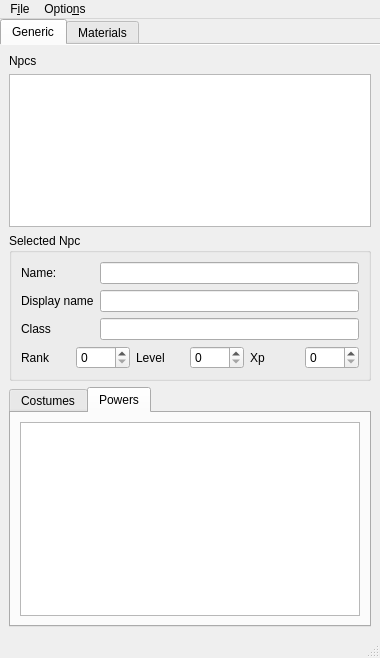
<?xml version="1.0" encoding="UTF-8"?>
<ui version="4.0">
 <class>SideWindow</class>
 <widget class="QMainWindow" name="SideWindow">
  <property name="geometry">
   <rect>
    <x>0</x>
    <y>0</y>
    <width>380</width>
    <height>658</height>
   </rect>
  </property>
  <property name="windowTitle">
   <string>MainWindow</string>
  </property>
  <widget class="QWidget" name="centralwidget">
   <layout class="QHBoxLayout" name="horizontalLayout">
    <property name="leftMargin">
     <number>0</number>
    </property>
    <property name="topMargin">
     <number>0</number>
    </property>
    <property name="rightMargin">
     <number>0</number>
    </property>
    <property name="bottomMargin">
     <number>0</number>
    </property>
    <item>
     <widget class="QTabWidget" name="tabWidget">
      <property name="enabled">
       <bool>true</bool>
      </property>
      <property name="currentIndex">
       <number>0</number>
      </property>
      <property name="documentMode">
       <bool>true</bool>
      </property>
      <widget class="QWidget" name="tab">
       <attribute name="title">
        <string>Generic</string>
       </attribute>
       <layout class="QVBoxLayout" name="verticalLayout">
        <item>
         <widget class="QLabel" name="label_4">
          <property name="text">
           <string>Npcs</string>
          </property>
         </widget>
        </item>
        <item>
         <widget class="QTreeView" name="nodeList">
          <property name="sizePolicy">
           <sizepolicy hsizetype="Expanding" vsizetype="Expanding">
            <horstretch>0</horstretch>
            <verstretch>1</verstretch>
           </sizepolicy>
          </property>
          <property name="editTriggers">
           <set>QAbstractItemView::NoEditTriggers</set>
          </property>
          <attribute name="headerVisible">
           <bool>false</bool>
          </attribute>
         </widget>
        </item>
        <item>
         <widget class="QGroupBox" name="groupBox">
          <property name="title">
           <string>Selected Npc</string>
          </property>
          <layout class="QFormLayout" name="formLayout">
           <item row="0" column="0">
            <widget class="QLabel" name="label_2">
             <property name="text">
              <string>Name:</string>
             </property>
            </widget>
           </item>
           <item row="0" column="1">
            <widget class="QLineEdit" name="txtName">
             <property name="readOnly">
              <bool>true</bool>
             </property>
            </widget>
           </item>
           <item row="1" column="0">
            <widget class="QLabel" name="label_3">
             <property name="text">
              <string>Display name</string>
             </property>
            </widget>
           </item>
           <item row="1" column="1">
            <widget class="QLineEdit" name="txtDisplayName">
             <property name="readOnly">
              <bool>true</bool>
             </property>
            </widget>
           </item>
           <item row="2" column="0">
            <widget class="QLabel" name="label">
             <property name="text">
              <string>Class</string>
             </property>
            </widget>
           </item>
           <item row="2" column="1">
            <widget class="QLineEdit" name="txtClass"/>
           </item>
           <item row="3" column="0" colspan="2">
            <layout class="QHBoxLayout" name="horizontalLayout_5">
             <item>
              <widget class="QLabel" name="label_5">
               <property name="text">
                <string>Rank</string>
               </property>
              </widget>
             </item>
             <item>
              <widget class="QSpinBox" name="edtRank">
               <property name="maximum">
                <number>9999</number>
               </property>
              </widget>
             </item>
             <item>
              <widget class="QLabel" name="label_6">
               <property name="text">
                <string>Level</string>
               </property>
              </widget>
             </item>
             <item>
              <widget class="QSpinBox" name="edtLevel">
               <property name="maximum">
                <number>9999</number>
               </property>
              </widget>
             </item>
             <item>
              <widget class="QLabel" name="label_7">
               <property name="text">
                <string>Xp</string>
               </property>
              </widget>
             </item>
             <item>
              <widget class="QSpinBox" name="edtXp">
               <property name="maximum">
                <number>9999</number>
               </property>
              </widget>
             </item>
            </layout>
           </item>
          </layout>
         </widget>
        </item>
        <item>
         <widget class="QTabWidget" name="costumes">
          <property name="currentIndex">
           <number>1</number>
          </property>
          <property name="movable">
           <bool>true</bool>
          </property>
          <widget class="QWidget" name="tab_3">
           <attribute name="title">
            <string>Costumes</string>
           </attribute>
           <layout class="QVBoxLayout" name="verticalLayout_3">
            <item>
             <widget class="QTreeView" name="treeCostumes">
              <attribute name="headerVisible">
               <bool>false</bool>
              </attribute>
             </widget>
            </item>
           </layout>
          </widget>
          <widget class="QWidget" name="tab_4">
           <attribute name="title">
            <string>Powers</string>
           </attribute>
           <layout class="QVBoxLayout" name="verticalLayout_4">
            <item>
             <widget class="QTreeView" name="treePowers"/>
            </item>
           </layout>
          </widget>
         </widget>
        </item>
       </layout>
      </widget>
      <widget class="QWidget" name="tab_2">
       <property name="enabled">
        <bool>true</bool>
       </property>
       <attribute name="title">
        <string>Materials</string>
       </attribute>
       <layout class="QVBoxLayout" name="verticalLayout_2">
        <item>
         <widget class="QTextEdit" name="matDescriptionTxt">
          <property name="enabled">
           <bool>true</bool>
          </property>
         </widget>
        </item>
       </layout>
      </widget>
     </widget>
    </item>
   </layout>
  </widget>
  <widget class="QMenuBar" name="menubar">
   <property name="geometry">
    <rect>
     <x>0</x>
     <y>0</y>
     <width>380</width>
     <height>23</height>
    </rect>
   </property>
   <widget class="QMenu" name="menuFile">
    <property name="title">
     <string>F&amp;ile</string>
    </property>
    <addaction name="actionLoad_Costume"/>
   </widget>
   <widget class="QMenu" name="menuOptions">
    <property name="title">
     <string>Optio&amp;ns</string>
    </property>
    <addaction name="actionSet_data_paths"/>
   </widget>
   <addaction name="menuFile"/>
   <addaction name="menuOptions"/>
  </widget>
  <widget class="QStatusBar" name="statusbar"/>
  <action name="actionLoad_Costume">
   <property name="text">
    <string>&amp;Load Costume</string>
   </property>
  </action>
  <action name="actionSet_data_paths">
   <property name="text">
    <string>&amp;Set data paths</string>
   </property>
  </action>
 </widget>
 <resources/>
 <connections/>
</ui>
